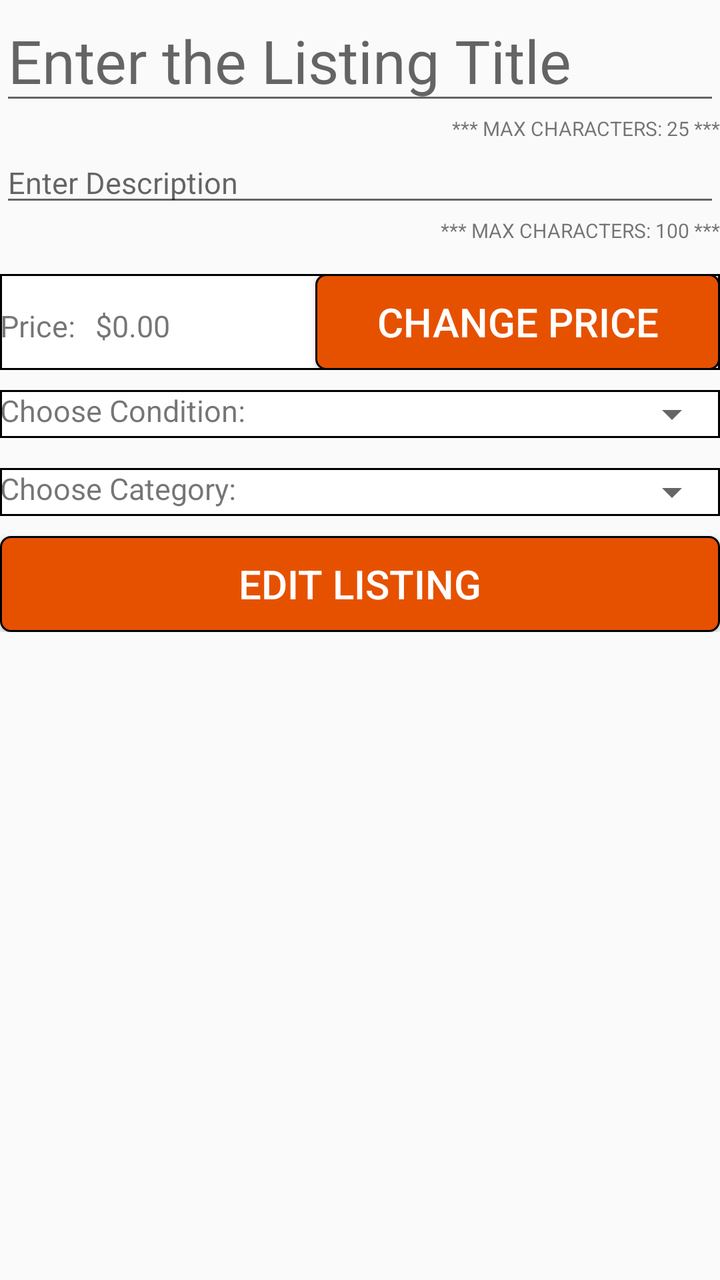
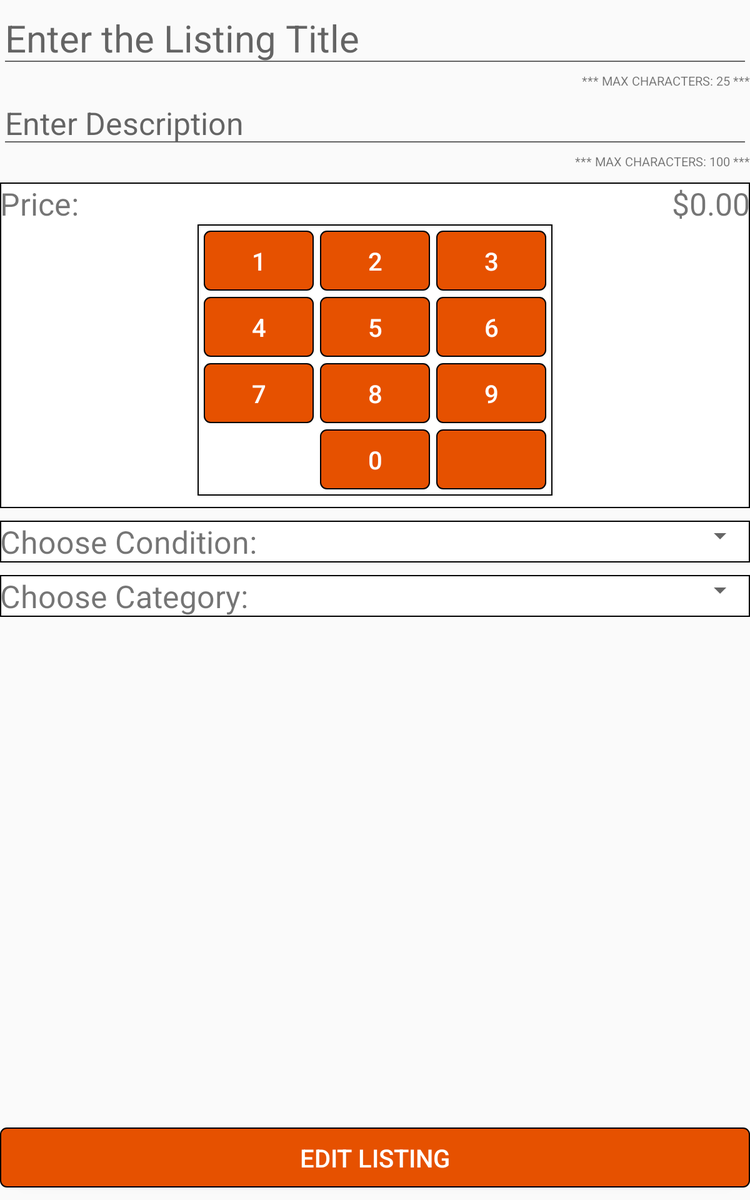

First picture: res/layout/ on a phone held upright. Second picture: the repository's own variant of that layout, on a device whose configuration matches the variant's folder. Source for both follows.
<!-- AndroidManifest.xml: application theme AppTheme -->
<!-- res/layout/fragment_edit.xml -->
<ScrollView
    xmlns:android="http://schemas.android.com/apk/res/android"
    android:layout_height="match_parent"
    android:layout_width="match_parent">
    <RelativeLayout xmlns:android="http://schemas.android.com/apk/res/android"
        xmlns:tools="http://schemas.android.com/tools"
        android:layout_width="match_parent"
        android:layout_height="match_parent"
        tools:context=".NewListing">

        <EditText
            android:id="@+id/new_list_title"
            android:layout_width="match_parent"
            android:layout_height="wrap_content"
            android:hint="Enter the Listing Title"
            android:textSize="30dp"
            android:maxLength="25"
            android:inputType="text"
            android:digits="@string/myAlphaNumeric"/>

        <TextView
            android:id="@+id/char_notice_title"
            android:layout_width="wrap_content"
            android:layout_height="wrap_content"
            android:text="*** MAX CHARACTERS: 25 ***"
            android:textSize="10dp"
            android:layout_below="@+id/new_list_title"
            android:layout_alignParentRight="true"/>

        <EditText
            android:id="@+id/new_list_description"
            android:layout_width="match_parent"
            android:layout_height="wrap_content"
            android:hint="Enter Description"
            android:textSize="15dp"
            android:maxLength="100"
            android:layout_below="@+id/char_notice_title"
            android:inputType="text"
            android:digits="@string/myAlphaNumeric"/>

        <TextView
            android:id="@+id/char_notice_description"
            android:layout_width="wrap_content"
            android:layout_height="wrap_content"
            android:text="*** MAX CHARACTERS: 100 ***"
            android:textSize="10dp"
            android:layout_below="@+id/new_list_description"
            android:layout_alignParentRight="true"/>

        <TableRow
            android:id="@+id/new_list_price_row"
            android:layout_width="match_parent"
            android:layout_height="wrap_content"
            android:layout_below="@+id/char_notice_description"
            android:background="@drawable/text_view_border"
            android:layout_marginTop="15dp">
            <TextView
                android:id="@+id/new_list_price_tv"
                android:layout_width="wrap_content"
                android:layout_height="wrap_content"
                android:text="Price:"
                android:textSize="15dp"
                android:layout_below="@id/new_list_description" />

            <TextView
                android:id="@+id/new_list_price"
                android:layout_marginLeft="10dp"
                android:layout_marginRight="10dp"
                android:layout_width="100dp"
                android:layout_height="wrap_content"
                android:text="$0.00"
                android:textSize="15dp"
                android:layout_toRightOf="@+id/new_list_price_tv"
                android:layout_below="@id/new_list_description"/>

            <Button
                android:id="@+id/price_button"
                style="@style/ButtonStyle"
                android:text="CHANGE PRICE"
                android:layout_below="@+id/new_list_description"
                android:layout_toRightOf="@+id/new_list_price"/>
        </TableRow>

        <TableRow
            android:id="@+id/new_list_condition_row"
            android:layout_below="@+id/new_list_price_row"
            android:background="@drawable/text_view_border"
            android:layout_width="match_parent"
            android:layout_height="wrap_content"
            android:layout_marginTop="10dp">
            <TextView
                android:id="@+id/new_list_condition_tv"
                android:layout_width="wrap_content"
                android:layout_height="wrap_content"
                android:text="Choose Condition:"
                android:textSize="15dp"/>

            <Spinner
                android:id="@+id/new_list_condition_spinner"
                android:layout_width="match_parent"
                android:layout_height="wrap_content"
                android:textAlignment="center" />

        </TableRow>

        <TableRow
            android:id="@+id/new_list_category_row"
            android:layout_width="match_parent"
            android:layout_height="wrap_content"
            android:layout_below="@+id/new_list_condition_row"
            android:background="@drawable/text_view_border"
            android:layout_marginTop="15dp">
            <TextView
                android:id="@+id/new_list_category_tv"
                android:layout_width="wrap_content"
                android:layout_height="wrap_content"
                android:text="Choose Category:"
                android:textSize="15dp"
                android:layout_below="@+id/new_list_price_tv"/>

            <Spinner
                android:id="@+id/new_list_category_spinner"
                android:layout_width="match_parent"
                android:layout_height="wrap_content"
                android:textAlignment="center"
                android:layout_toRightOf="@+id/new_list_category_tv"
                android:layout_below="@+id/new_list_price_tv"/>
        </TableRow>


        <Button
            android:id="@+id/edit_listing_button"
            style="@style/ButtonStyle"
            android:layout_below="@id/new_list_category_row"
            android:layout_alignParentBottom="true"
            android:text="EDIT LISTING"
            android:layout_marginBottom="10dp"/>

    </RelativeLayout>

</ScrollView>
<!-- resources referenced by this layout -->
<resources>
  <!-- drawable text_view_border (drawable) -->
  <?xml version="1.0" encoding="utf-8"?>
  <shape xmlns:android="http://schemas.android.com/apk/res/android" android:shape="rectangle" >
      <solid android:color="#ffffff" />
      <stroke android:width="1dip" android:color="#000"/>
  </shape>
  <string name="myAlphaNumeric">abcdefghijklmnopqrstuvwxyz ABCDEFGHIJKLMNOPQRSTUVWXYZ0123456789</string>
  <style name="ButtonStyle">
          <item name="android:layout_width">match_parent</item>
          <item name="android:layout_height">wrap_content</item>
          <item name="android:textSize">20dp</item>
          <item name="android:textColor">#FFF</item>
          <item name="android:colorBackground">@color/colorPrimary</item>
          <item name="android:background">@drawable/rounded_button</item>
      </style>
  <style name="AppTheme" parent="Theme.AppCompat.Light.DarkActionBar">
          
          <item name="colorPrimary">@color/colorPrimary</item>
          <item name="colorPrimaryDark">@color/colorPrimaryDark</item>
      </style>
  <color name="colorPrimary">#E65100</color>
  <!-- drawable rounded_button (drawable) -->
  <?xml version="1.0" encoding="utf-8"?>
  <shape xmlns:android="http://schemas.android.com/apk/res/android" android:shape="rectangle">
      <gradient
          android:startColor="@color/colorPrimary"
          android:endColor="@color/colorPrimary">
      </gradient>
      <padding android:left="15dp"
          android:top="1dp"
          android:right="15dp"
          android:bottom="1dp" />
      <stroke
          android:width="1dp"
          android:color="#000" />
      <corners
          android:radius="5dp"/>
  </shape>
  <color name="colorPrimaryDark">#000</color>
</resources>
<!-- res/layout-large/fragment_edit.xml (the repository's variant of the layout above) -->
<!-- drawn on a 7-inch tablet held upright -->
<RelativeLayout xmlns:android="http://schemas.android.com/apk/res/android"
    xmlns:tools="http://schemas.android.com/tools"
    android:layout_width="match_parent"
    android:layout_height="match_parent"
    tools:context=".NewListing">

    <EditText
        android:id="@+id/new_list_title"
        android:layout_width="match_parent"
        android:layout_height="wrap_content"
        android:hint="Enter the Listing Title"
        android:textSize="30dp"
        android:maxLength="25"
        android:inputType="text"
        android:digits="@string/myAlphaNumeric"/>

    <TextView
        android:id="@+id/char_notice_title"
        android:layout_width="wrap_content"
        android:layout_height="wrap_content"
        android:text="*** MAX CHARACTERS: 25 ***"
        android:textSize="10dp"
        android:layout_below="@+id/new_list_title"
        android:layout_alignParentRight="true"/>

    <EditText
        android:id="@+id/new_list_description"
        android:layout_width="match_parent"
        android:layout_height="wrap_content"
        android:hint="Enter Description"
        android:textSize="25dp"
        android:inputType="text"
        android:digits="@string/myAlphaNumeric"
        android:layout_below="@+id/char_notice_title"/>

    <TextView
        android:id="@+id/char_notice_description"
        android:layout_width="wrap_content"
        android:layout_height="wrap_content"
        android:text="*** MAX CHARACTERS: 100 ***"
        android:textSize="10dp"
        android:layout_below="@+id/new_list_description"
        android:layout_alignParentRight="true"/>

    <RelativeLayout
        android:id="@+id/new_list_price_block"
        android:background="@drawable/text_view_border"
        android:layout_below="@+id/char_notice_description"
        android:layout_width="match_parent"
        android:layout_height="wrap_content"
        android:layout_marginTop="10dp">
        <TextView
            android:id="@+id/new_list_price_tv"
            android:layout_width="wrap_content"
            android:layout_height="wrap_content"
            android:text="Price: "
            android:textSize="25dp" />

        <TextView
            android:id="@+id/new_list_price"
            android:layout_width="match_parent"
            android:layout_height="wrap_content"
            android:text="$0.00"
            android:textSize="25dp"
            android:gravity="right"
            android:layout_toRightOf="@+id/new_list_price_tv" />

        
        <RelativeLayout
            android:id="@+id/number_button_block"
            android:background="@drawable/text_view_border"
            android:layout_below="@+id/new_list_price_tv"
            android:layout_width="wrap_content"
            android:layout_height="wrap_content"
            android:layout_marginBottom="10dp"
            android:layout_centerInParent="true">

            <Button
                android:id="@+id/button_one"
                style="@style/ButtonStyle"
                android:layout_width="wrap_content"
                android:text="1"
                android:layout_marginRight="5dp"
                android:layout_marginBottom="5dp"
                android:layout_marginLeft="5dp"
                android:layout_marginTop="5dp"/>

            <Button
                android:id="@+id/button_two"
                style="@style/ButtonStyle"
                android:layout_width="wrap_content"
                android:text="2"
                android:layout_marginRight="5dp"
                android:layout_marginBottom="5dp"
                android:layout_marginTop="5dp"
                android:layout_toRightOf="@id/button_one"/>

            <Button
                android:id="@+id/button_three"
                style="@style/ButtonStyle"
                android:layout_width="wrap_content"
                android:text="3"
                android:layout_marginRight="5dp"
                android:layout_marginBottom="5dp"
                android:layout_marginTop="5dp"
                android:layout_toRightOf="@+id/button_two"/>

            <Button
                android:id="@+id/button_four"
                style="@style/ButtonStyle"
                android:layout_width="wrap_content"
                android:text="4"
                android:layout_marginRight="5dp"
                android:layout_marginLeft="5dp"
                android:layout_marginBottom="5dp"
                android:layout_below="@+id/button_one"/>

            <Button
                android:id="@+id/button_five"
                style="@style/ButtonStyle"
                android:layout_width="wrap_content"
                android:text="5"
                android:layout_marginRight="5dp"
                android:layout_marginBottom="5dp"
                android:layout_toRightOf="@+id/button_four"
                android:layout_below="@+id/button_one"/>

            <Button
                android:id="@+id/button_six"
                style="@style/ButtonStyle"
                android:layout_width="wrap_content"
                android:text="6"
                android:layout_marginRight="5dp"
                android:layout_marginBottom="5dp"
                android:layout_toRightOf="@+id/button_two"
                android:layout_below="@+id/button_one"/>

            <Button
                android:id="@+id/button_seven"
                style="@style/ButtonStyle"
                android:layout_width="wrap_content"
                android:text="7"
                android:layout_marginRight="5dp"
                android:layout_marginLeft="5dp"
                android:layout_marginBottom="5dp"
                android:layout_below="@+id/button_four"/>

            <Button
                android:id="@+id/button_eight"
                style="@style/ButtonStyle"
                android:layout_width="wrap_content"
                android:text="8"
                android:layout_marginRight="5dp"
                android:layout_marginBottom="5dp"
                android:layout_toRightOf="@+id/button_seven"
                android:layout_below="@+id/button_four"/>

            <Button
                android:id="@+id/button_nine"
                style="@style/ButtonStyle"
                android:layout_width="wrap_content"
                android:text="9"
                android:layout_marginRight="5dp"
                android:layout_marginBottom="5dp"
                android:layout_toRightOf="@+id/button_eight"
                android:layout_below="@+id/button_four"/>

            <Button
                android:id="@+id/button_zero"
                style="@style/ButtonStyle"
                android:layout_width="wrap_content"
                android:text="0"
                android:layout_marginRight="5dp"
                android:layout_marginBottom="5dp"
                android:layout_below="@+id/button_eight"
                android:layout_centerInParent="true"/>

            <Button
                android:id="@+id/price_back_button"
                style="@style/ButtonStyle"
                android:layout_width="wrap_content"
                android:drawableEnd="@drawable/right_arrow_icon"
                android:layout_marginRight="5dp"
                android:layout_marginBottom="5dp"
                android:layout_below="@id/button_eight"
                android:layout_toRightOf="@id/button_zero"/>

        </RelativeLayout>
    </RelativeLayout>

    <TableRow
        android:id="@+id/new_list_condition_row"
        android:layout_below="@+id/new_list_price_block"
        android:background="@drawable/text_view_border"
        android:layout_width="match_parent"
        android:layout_height="wrap_content"
        android:layout_marginTop="10dp">
        <TextView
            android:id="@+id/new_list_condition_tv"
            android:layout_width="wrap_content"
            android:layout_height="wrap_content"
            android:text="Choose Condition:"
            android:textSize="25dp"/>

        <Spinner
            android:id="@+id/new_list_condition_spinner"
            android:layout_width="match_parent"
            android:layout_height="wrap_content"
            android:textAlignment="center" />

    </TableRow>

    <TableRow
        android:id="@+id/new_list_category_row"
        android:layout_below="@+id/new_list_condition_row"
        android:background="@drawable/text_view_border"
        android:layout_width="match_parent"
        android:layout_height="wrap_content"
        android:layout_marginTop="10dp">
        <TextView
            android:id="@+id/new_list_category_tv"
            android:layout_width="wrap_content"
            android:layout_height="wrap_content"
            android:text="Choose Category:"
            android:textSize="25dp" />

        <Spinner
            android:id="@+id/new_list_category_spinner"
            android:layout_width="match_parent"
            android:layout_height="wrap_content"
            android:textAlignment="center"
            android:layout_toRightOf="@+id/new_list_category_tv"/>
    </TableRow>


    <Button
        android:id="@+id/edit_listing_button"
        style="@style/ButtonStyle"
        android:layout_alignParentBottom="true"
        android:text="EDIT LISTING"
        android:layout_marginBottom="10dp"/>
</RelativeLayout>
